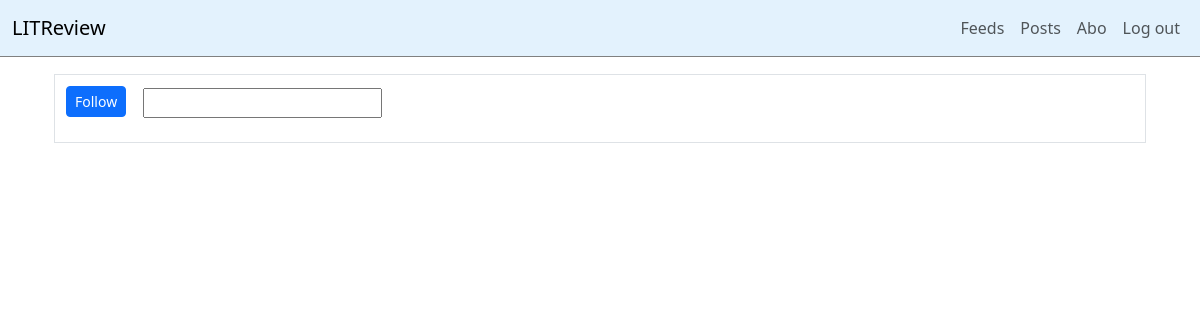
Page /abo/ (signed in) on the earlier database version.
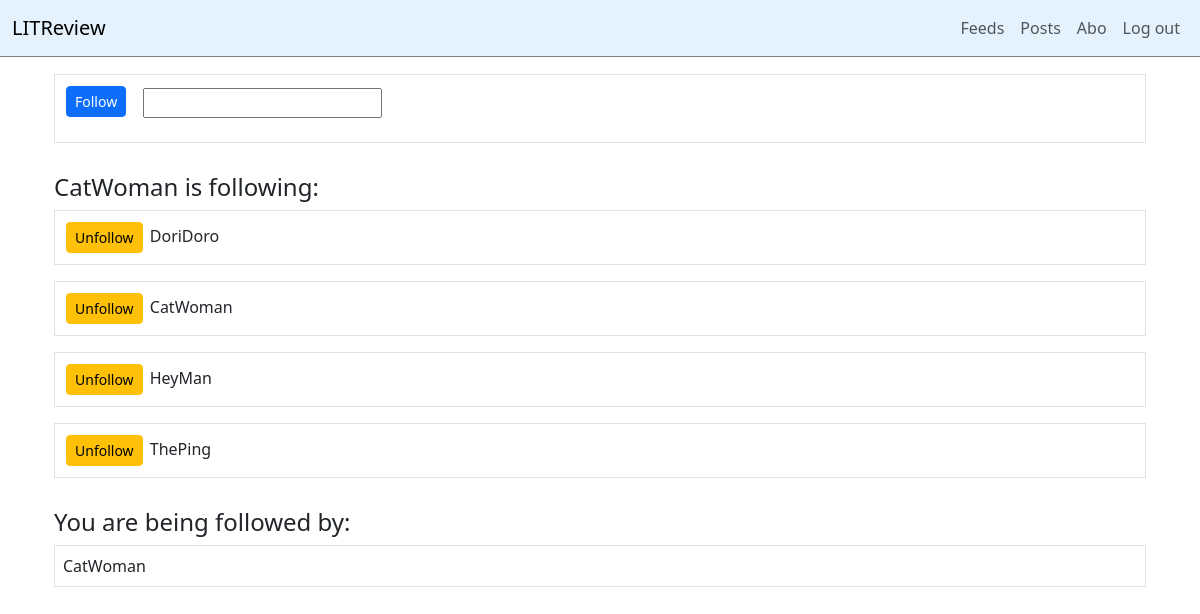
Same page on the later database version.
### accounts/models.py (models this page shows, shortened)
class User(AbstractUser):
    pass

class UserFollows(models.Model):
    user = models.ForeignKey(
        settings.AUTH_USER_MODEL,
        on_delete=models.CASCADE,
        related_name='following',
        verbose_name=_("user")
    )
    followed_user = models.ForeignKey(
        settings.AUTH_USER_MODEL,
        on_delete=models.CASCADE,
        related_name='followed_by',
        verbose_name=_("follower")
    )
    class Meta:
        unique_together = ['user', 'followed_user']

### accounts/views.py (the view, shortened to what this page needs)
# urls.py: path("abo/", AboView.as_view(), name="abo_page"),
class AboView(LoginRequiredMixin, FormView):
    model = UserFollows
    form_class = AboForm
    template_name = "abo_page.html"
    def get_context_data(self, **kwargs):
        context = super().get_context_data(**kwargs)
        context["followed_users"] = self.request.user.following.all()
        context["followed_by_others"] = UserFollows.objects.filter(
            followed_user=self.request.user
        )
        context["users"] = (
            User.objects.filter(
                is_superuser=False,
            )
            .exclude(
                id__in=self.request.user.following.values_list(
                    "followed_user_id", flat=True
                )
            )
            .exclude(id=self.request.user.id)
        )
        return context

### accounts/forms.py (shortened to what this page needs)
class AboForm(forms.Form):
    search = forms.CharField(max_length=50, label=False)
    def __init__(self, *args, user=None, **kwargs):
        super().__init__(*args, **kwargs)
        self.user = user

### accounts/templates/abo_page.html (shortened to what this page needs)
{% extends 'base_layout.html' %}
{% load crispy_forms_tags %}
{% block content %}
<div class="container main">
  <div class="container justify-content-center">
    <div style="margin-bottom: 30px;">
      <form method="post">
        <table class="table table-bordered">
          <tbody>
            <tr>
              <td class="user-input"> <button type="submit" class="btn btn-primary btn-sm" name="follow" value="{{ user.id }}" style="margin: 3px"> Follow </button> {{ form.as_p }} </td>
            </tr>
          </tbody>
        </table>
      </form>
    </div>
    {% if followed_users %}
    <div style="margin-bottom: 30px;">
      <form method="post">
        <h4> {{ request.user }} is following: </h4>
        {% for followed_user in followed_users %}
        <table class="table table-bordered">
          <tbody>
            <tr>
              <td> <button type="submit" class="btn btn-warning btn-sm" name="unfollow" value="{{ followed_user.followed_user.id }}" style="margin: 3px"> Unfollow </button> {{ followed_user.followed_user.username }} </td>
            </tr>
          </tbody>
        </table>
        {% endfor %}
      </form>
    </div>
    {% endif %}
    {% if followed_by_others %}
    <div>
      <form method="post">
        <h4> You are being followed by: </h4>
        {% for user in followed_by_others %}
          <table class="table table-bordered">
            <tbody>
              <tr>
                <td> {{ user.user.username }} </td>
              </tr>
            </tbody>
          </table>
        {% endfor %}
      </form>
    </div>
    {% endif %}
  </div>
</div>
{% endblock %}

### ui/templates/base_layout.html (shortened to what this page needs)
{% load static %}
    <!DOCTYPE html>
    <html lang="en">
    <head>
        <link href="https://cdn.jsdelivr.net/npm/bootstrap@5.3.0/dist/css/bootstrap.min.css" rel="stylesheet">
        <link rel="stylesheet" href="https://cdnjs.cloudflare.com/ajax/libs/font-awesome/4.7.0/css/font-awesome.min.css">
        <link rel="stylesheet" type="text/css" href="{% static 'css/crispy-forms.css' %}"/>
        <link rel="stylesheet" type="text/css" href="{% static 'css/styles.css' %}"/>
    </head>
    <body>
      <nav class="navbar fixed-top navbar-expand-lg" style="background-color: #e3f2fd; border-bottom: solid grey 1px;">
        <div class="container-fluid">
          <a class="navbar-brand" href="{% url 'review:feeds_page' %}">LITReview</a>
          {% if user.is_authenticated %}
              <div class="collapse navbar-collapse justify-content-end" id="navbarNav">
                <ul class="navbar-nav">
                  <li class="nav-item">
                    <a class="nav-link" href="{% url 'review:feeds_page' %}"> Feeds </a>
                  </li>
                  <li class="nav-item">
                    <a class="nav-link" href="{% url 'review:posts_page' %}"> Posts </a>
                  </li>
                  <li class="nav-item">
                    <a class="nav-link" href="{% url 'accounts:abo_page' %}"> Abo </a>
                  </li>
                  <li class="nav-item">
                    <a class="nav-link" href="{% url 'accounts:logout' %}"> Log out </a>
                  </li>
                </ul>
              </div>
          {% endif %}
        </div>
      </nav>
      {% include 'messages.html' %}
      {% block content %}
      {% endblock %}
    </body>
    </html>

### ui/templates/messages.html (shortened to what this page needs)
<div class="mt-4" style="width: 98%; padding-top: 40px;">
</div>

### ui/static/css/styles.css (style rules this page uses)
.main { padding-top: 10px; }
.user-input p { width: 90%; margin-left: 80px; margin-top: -32px; }

Differences in the rows shown:
now on this page (row edited): User: user "CatWoman"
added UserFollows: followed_user.username "DoriDoro", shown under "CatWoman is following:"
added UserFollows: followed_user.username "CatWoman", user.username "CatWoman"
added UserFollows: followed_user.username "HeyMan", shown under "CatWoman is following:"
added UserFollows: followed_user.username "ThePing", shown under "CatWoman is following:"
Other differences:
text now shown: "is following: You are being followed by:"
